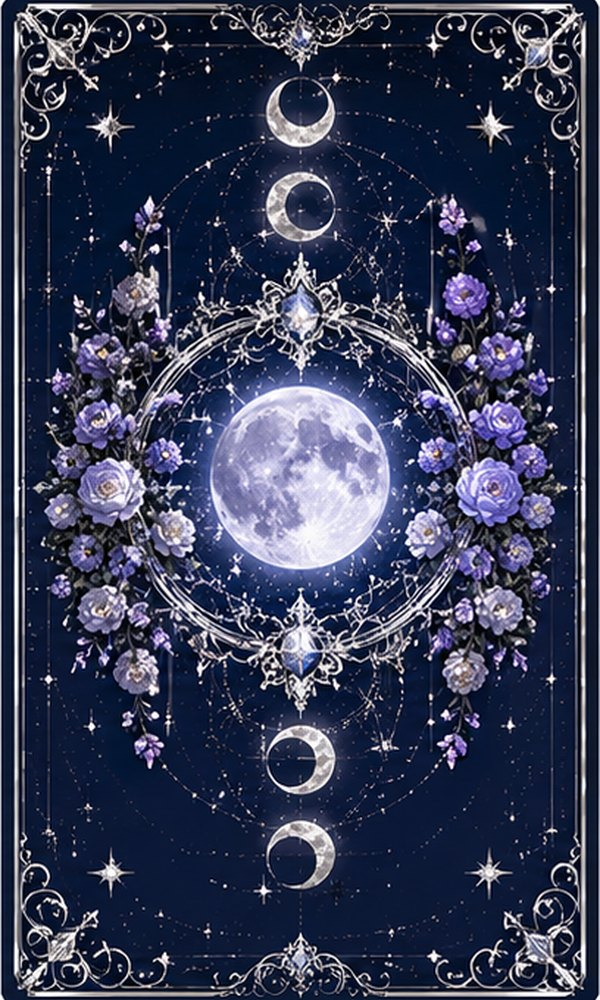
#> input picture entry/src/main/resources/base/media/moon_garden_card_back.jpg, 600 x 1000 px
$ python -i import_moon_garden_deck.py   (imports and definitions only)
#> lines starting #> are read from the running program, lines starting #| are printed output that depends on the picture
"""Import the user-provided cool tarot deck as local Moon Garden media."""

from __future__ import annotations

import argparse
import os
import shutil
import tempfile
from dataclasses import dataclass
from pathlib import Path

from PIL import Image, ImageChops, ImageStat


OUTPUT_SIZE = (600, 1000)
SUITS = ("wands", "cups", "swords", "pentacles")


@dataclass(frozen=True)
class SourceGroup:
    source_name: str
    card_ids: tuple[str, ...]
    card_indices: tuple[int, ...]


def _ids(prefix: str, start: int, end: int) -> tuple[str, ...]:
    return tuple(f"{prefix}-{index:02d}" for index in range(start, end + 1))


EXPECTED_CARD_IDS: tuple[str, ...] = (
    _ids("major", 0, 21)
    + _ids("wands", 1, 14)
    + _ids("cups", 1, 14)
    + _ids("swords", 1, 14)
    + _ids("pentacles", 1, 14)
)
#> further down, picture is the input picture: PIL image 600x1000 RGB; mean R, G, B 54.1, 60.3, 85.6


SOURCE_GROUPS: tuple[SourceGroup, ...] = (
    SourceGroup("4169d8c5-117f-4b86-8670-bbb01e0dd40e.png", _ids("major", 0, 4), (0, 1, 2, 3, 4)),
    SourceGroup("41762698-139c-47f4-b33b-577c2bfa634d.png", _ids("major", 5, 9), (0, 1, 2, 3, 4)),
    SourceGroup("fdf62528-6712-420b-b6bc-e0e95631bca2.png", _ids("major", 10, 14), (0, 1, 2, 3, 4)),
    SourceGroup("33b20cc7-c905-4c3d-b16e-3547b0fcd1ff.png", _ids("major", 15, 19), (0, 1, 2, 3, 4)),
    SourceGroup(
        "44949724-3be4-4950-9957-ac9a519526e5.png",
        _ids("major", 20, 21) + _ids("cups", 1, 3),
        (0, 1, 2, 3, 4),
    ),
    SourceGroup(
        "69973273-c34f-4c78-aba3-3870eaaf2f38.png",
        ("cups-14",) + _ids("wands", 1, 4),
        (0, 1, 2, 3, 4),
    ),
    SourceGroup("9f3731be-43af-437e-8ee3-2c1354a8a6f2.png", _ids("wands", 5, 9), (0, 1, 2, 3, 4)),
    SourceGroup("d97fcbf9-ac3c-4b47-bf14-69f22b9ce6d3.png", _ids("wands", 10, 14), (0, 1, 2, 3, 4)),
    SourceGroup("f3776b88-d009-4ffb-8963-8d8a4b79f22b.png", _ids("cups", 4, 8), (0, 1, 2, 3, 4)),
    SourceGroup("7e8d31ea-2a21-4adf-8f50-912113838500.png", _ids("cups", 9, 13), (0, 1, 2, 3, 4)),
    SourceGroup("c629affb-f633-4007-bc0b-51fdf487c911.png", _ids("swords", 1, 5), (0, 1, 2, 3, 4)),
    SourceGroup("b548d88a-0430-4db6-b650-17943f4c2afa.png", _ids("swords", 6, 10), (0, 1, 2, 3, 4)),
    SourceGroup("9aee2071-9a82-4f16-8f32-2a04537fecc2.png", _ids("swords", 11, 14), (0, 1, 2, 3)),
    SourceGroup("7e037862-f17c-4043-971b-1f8ca7781e84.png", _ids("pentacles", 1, 5), (0, 1, 2, 3, 4)),
    SourceGroup("1c3b9238-5d1e-41db-b00e-b388b9cd3327.png", _ids("pentacles", 6, 10), (0, 1, 2, 3, 4)),
    SourceGroup("560e774b-04f5-46d2-a23a-3cc498716941.png", _ids("pentacles", 11, 14), (0, 1, 2, 3)),
)

BACK_SOURCE = SourceGroup(
    "9aee2071-9a82-4f16-8f32-2a04537fecc2.png",
    ("card_back",),
    (4,),
)


def resource_path(media_root: Path, card_id: str) -> Path:
    return media_root / f"moon_garden_{card_id.replace('-', '_')}.jpg"


def _background_color(image: Image.Image) -> tuple[int, int, int]:
    rgb = image.convert("RGB")
    samples = Image.new("RGB", (4, 1))
    samples.putdata([
        rgb.getpixel((0, 0)),
        rgb.getpixel((rgb.width - 1, 0)),
        rgb.getpixel((0, rgb.height - 1)),
        rgb.getpixel((rgb.width - 1, rgb.height - 1)),
    ])
    median = ImageStat.Stat(samples).median
    return round(median[0]), round(median[1]), round(median[2])


def trim_uniform_border(image: Image.Image) -> Image.Image:
    rgb = image.convert("RGB")
    background = Image.new("RGB", rgb.size, _background_color(rgb))
    difference = ImageChops.difference(rgb, background).convert("L")
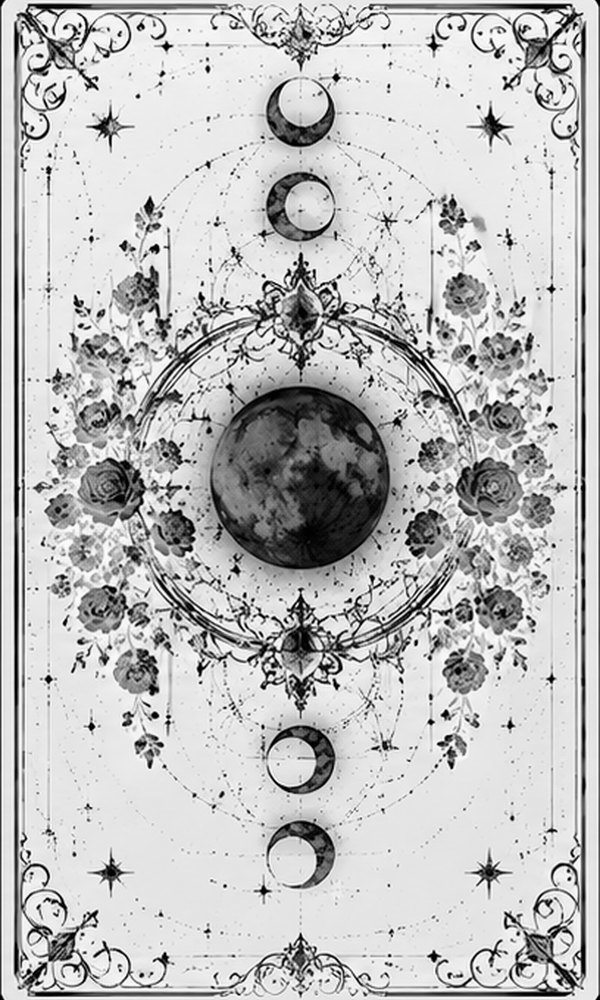
#> difference: PIL image 600x1000 L; min 0, max 252, mean 190.7
    mask = difference.point(lambda value: 255 if value > 12 else 0)
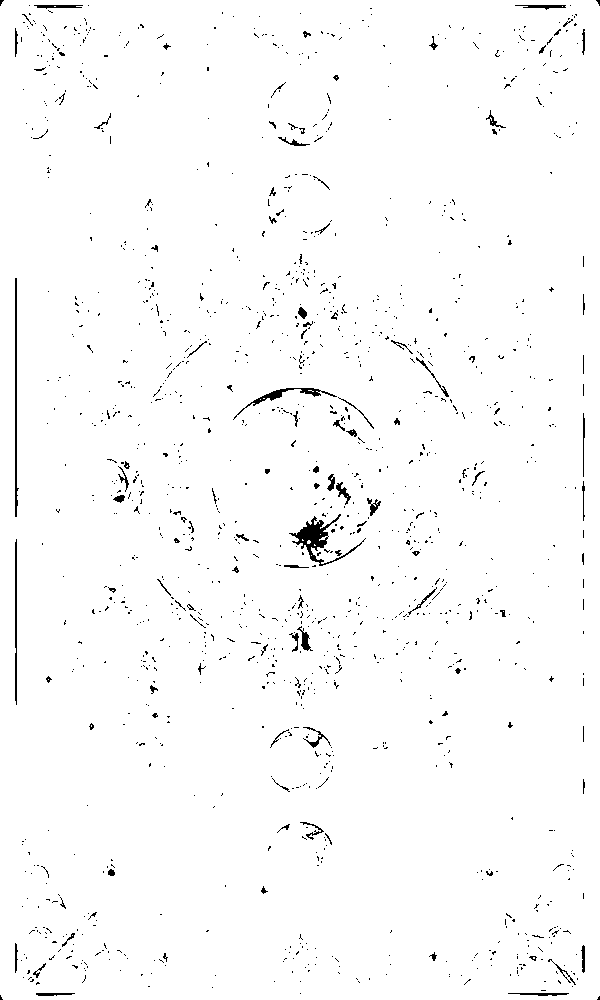
#> mask: PIL image 600x1000 L; 98.2% white; black in thin lines or dots
    bounds = mask.getbbox()
#> bounds = (0, 0, 600, 1000)
    if bounds is None:
        return rgb

    max_x_trim = round(rgb.width * 0.18)
#> max_x_trim = 108
    max_y_trim = round(rgb.height * 0.12)
#> max_y_trim = 120
    left = min(bounds[0], max_x_trim)
#> left = 0
    top = min(bounds[1], max_y_trim)
#> top = 0
    right = max(bounds[2], rgb.width - max_x_trim)
#> right = 600
    bottom = max(bounds[3], rgb.height - max_y_trim)
#> bottom = 1000
    if right - left < rgb.width * 0.55 or bottom - top < rgb.height * 0.7:
        return rgb
    return rgb.crop((left, top, right, bottom))


# [123 lines left out: functions fit_cover, split_horizontal_cards, extract_cards, _has_black_side_bar, validate_moon_garden_assets, _write_group and 2 more, not called in this run]


# [2 lines not run here, left out]

>>> from PIL import Image
>>> picture = Image.open('../entry/src/main/resources/base/media/moon_garden_card_back.jpg')
>>> result = trim_uniform_border(picture)
